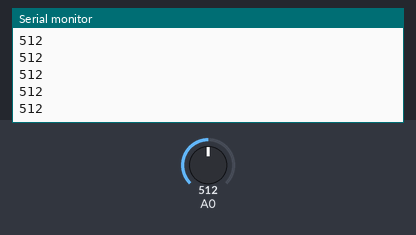
Recording of a sketch running on a simulated Arduino Uno, built with avr-gcc and run on an emulated ATmega328P. On the bench: the last lines printed to the serial monitor. Inputs (shaded band) come from the test bench; at power-on: A0 = 512.

Above: at 1.2 s.
1.3 s: A0 set to 716
At 2.0 s:
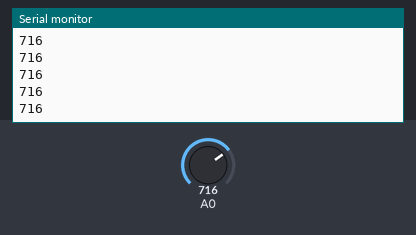
2.8 s: A0 set to 900
At 3.6 s:
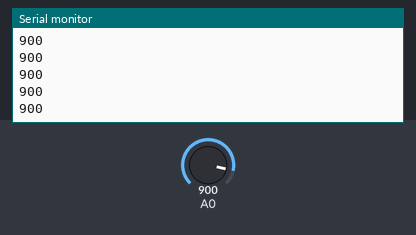
Timing chart, 0 to 5.8 s (numbered marks = the images above; inputs shaded):
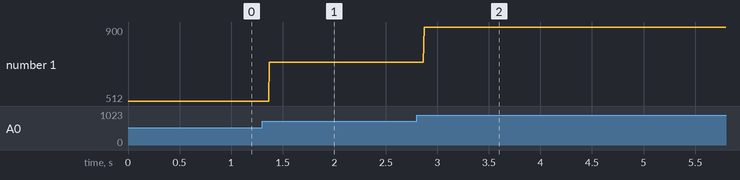

Measured:
- after the input at 1.3 s, the serial monitor: prints a new line after 0.07 s (image 1)
- after the input at 2.8 s, the serial monitor: prints a new line after 0.07 s (image 2)
- plotted number 1: 512 → 716 after the input at 1.3 s, 716 → 900 after the input at 2.8 s

The sketch:

_01_03_serial_communication_resister.ino
```cpp
void setup()
{
  Serial.begin(9600);
}
void loop()
{
  int read_Val = analogRead(A0);
  Serial.println (read_Val);
}
```
